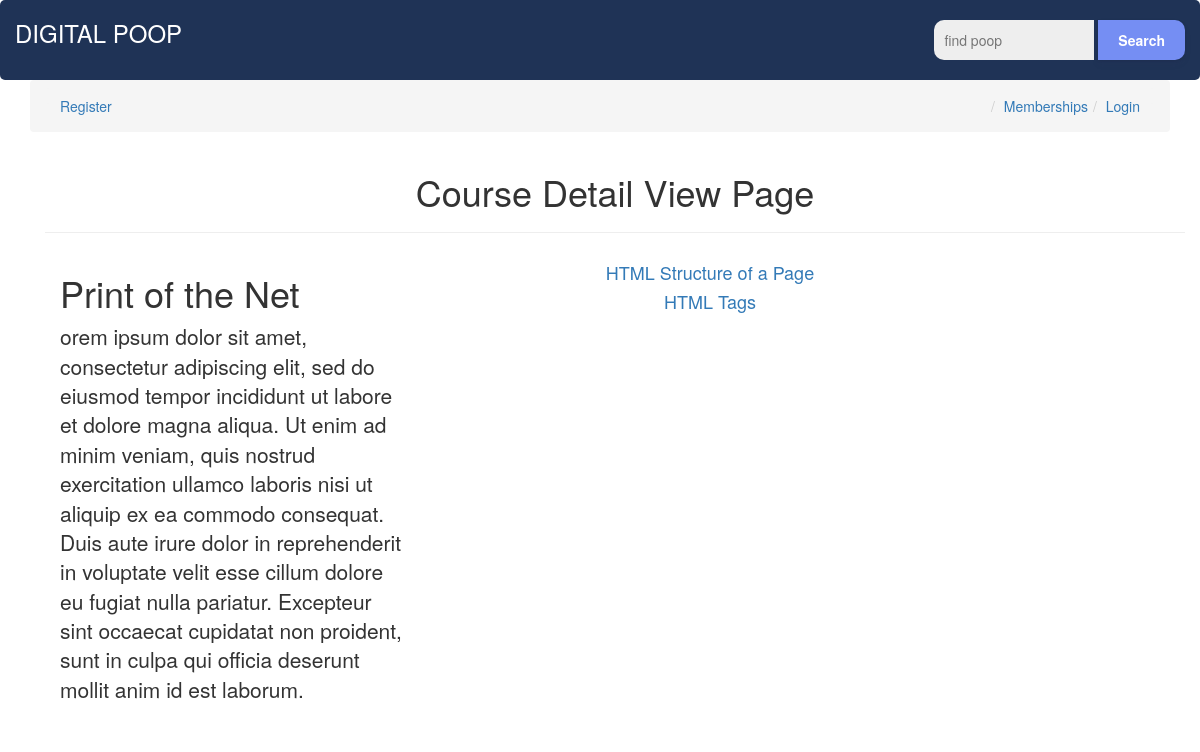
The page /courses/html on the database its author committed.
### courses/models.py (models this page shows, shortened)
class Course(models.Model):
    slug = models.SlugField()
    title = models.CharField(max_length=120)
    description = models.TextField()
    image = models.ImageField(null=True, blank=True)
    allowed_membership = models.ManyToManyField(Membership)
    @property
    def lessons(self): # grouping lessons with a course in a specific order
        return self.lesson_set.all().order_by('position')
    class Meta:
        db_table = 'Course'

class Lesson(models.Model):
    slug = models.SlugField()
    title = models.CharField(max_length=120)
    course = models.ForeignKey(Course, on_delete=models.SET_NULL, null=True)
    position = models.IntegerField()
    video_url = models.FileField(upload_to='videos/%Y/%m/$D/', null=True, blank=True)
    thumbnail = models.ImageField(null=True, blank=True)
    def get_absolute_url(self):
        return reverse('courses:lesson-detail', kwargs={'course_slug': self.course.slug, 'lesson_slug': self.slug})
    class Meta:
        db_table = 'Lesson'

### courses/views.py (the view)
# urls.py: path('<slug>', CourseDetailView.as_view(), name='detail'),
class CourseDetailView(DetailView):
    model = Course

### courses/templates/courses/course_detail.html
{% extends 'courses/base.html' %}
{% block content %}
<div class="container">
    <div class="row">
            <h1 class="text-center">Course Detail View Page</h1>
            <hr>
        <div class="col-sm-4 col-md-4">
            <h1>{{ object.title }}</h1>
            <p class="lead">{{ object.description }}</p>
            </div>
            <div class="col-sm-6 col-md-6">
            <table class="table table-bordered">
             <tbody>
                {% for lesson in object.lessons %}
                <tr class="active">
                  <a href="{{ lesson.get_absolute_url }}">
                     <h4 class="text-center">{{ lesson.title }}</h4>
                  </a>
                </tr>
                {% endfor %}
             </tbody>
        </table>
        </div>
    </div>
</div>
{% endblock content%}

### memberships/static/css/main.css (style rules this page uses)
html { box-sizing: border-box; }
.row { margin-left:auto; margin-right:auto; }

### rows shown on the page
Course: title "Print of the Net", description "orem ipsum dolor sit amet, consectetur adipiscing elit, sed do eiusmod tempor incididunt ut labore et dolore magna aliqua. Ut enim ad minim veniam, quis nostrud exercitation ullamco laboris nisi ut aliquip ex ea commodo consequat. Duis aute irure dolor in reprehenderit in voluptate velit esse cillum dolore eu fugiat nulla pariatur. Excepteur sint occaecat cupidatat non proident, sunt in culpa qui officia deserunt mollit anim id est laborum."
Lesson: title "HTML Structure of a Page"
Lesson: title "HTML Tags"
